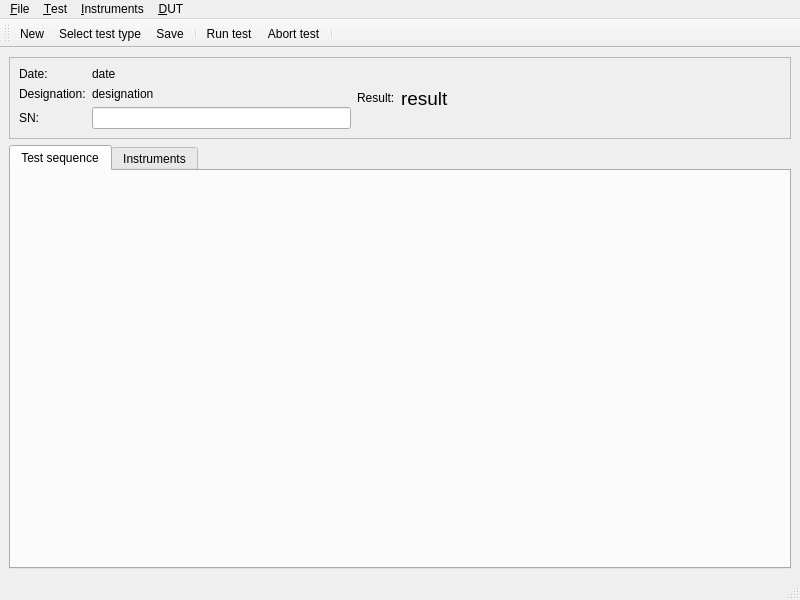
<?xml version="1.0" encoding="UTF-8"?>
<ui version="4.0">
 <class>mdtTtBasicTesterWindow</class>
 <widget class="QMainWindow" name="mdtTtBasicTesterWindow">
  <property name="geometry">
   <rect>
    <x>0</x>
    <y>0</y>
    <width>800</width>
    <height>600</height>
   </rect>
  </property>
  <property name="windowTitle">
   <string>Basic tester</string>
  </property>
  <widget class="QWidget" name="centralwidget">
   <layout class="QVBoxLayout" name="verticalLayout">
    <item>
     <widget class="QFrame" name="frame">
      <property name="frameShape">
       <enum>QFrame::StyledPanel</enum>
      </property>
      <property name="frameShadow">
       <enum>QFrame::Raised</enum>
      </property>
      <layout class="QHBoxLayout" name="horizontalLayout">
       <item>
        <layout class="QFormLayout" name="formLayout">
         <item row="0" column="0">
          <widget class="QLabel" name="lbDateLabel">
           <property name="text">
            <string>Date:</string>
           </property>
          </widget>
         </item>
         <item row="0" column="1">
          <widget class="QLabel" name="lbDate">
           <property name="text">
            <string>date</string>
           </property>
          </widget>
         </item>
         <item row="1" column="0">
          <widget class="QLabel" name="lbTestDesignationENLabel">
           <property name="text">
            <string>Designation:</string>
           </property>
          </widget>
         </item>
         <item row="1" column="1">
          <widget class="QLabel" name="lbTestDesignationEN">
           <property name="text">
            <string>designation</string>
           </property>
          </widget>
         </item>
         <item row="2" column="0">
          <widget class="QLabel" name="lbSN">
           <property name="text">
            <string>SN:</string>
           </property>
          </widget>
         </item>
         <item row="2" column="1">
          <widget class="QLineEdit" name="leSN">
           <property name="minimumSize">
            <size>
             <width>200</width>
             <height>0</height>
            </size>
           </property>
           <property name="maximumSize">
            <size>
             <width>300</width>
             <height>16777215</height>
            </size>
           </property>
          </widget>
         </item>
        </layout>
       </item>
       <item>
        <widget class="QLabel" name="lbTestResultLabel">
         <property name="text">
          <string>Result:</string>
         </property>
        </widget>
       </item>
       <item>
        <widget class="QLabel" name="lbTestResult">
         <property name="font">
          <font>
           <pointsize>14</pointsize>
          </font>
         </property>
         <property name="text">
          <string>result</string>
         </property>
        </widget>
       </item>
       <item>
        <spacer name="horizontalSpacer">
         <property name="orientation">
          <enum>Qt::Horizontal</enum>
         </property>
         <property name="sizeHint" stdset="0">
          <size>
           <width>40</width>
           <height>20</height>
          </size>
         </property>
        </spacer>
       </item>
      </layout>
     </widget>
    </item>
    <item>
     <widget class="QTabWidget" name="tabWidget">
      <property name="currentIndex">
       <number>0</number>
      </property>
      <widget class="QWidget" name="tbTestItem">
       <attribute name="title">
        <string>Test sequence</string>
       </attribute>
      </widget>
      <widget class="QWidget" name="tbInstruments">
       <attribute name="title">
        <string>Instruments</string>
       </attribute>
      </widget>
     </widget>
    </item>
   </layout>
  </widget>
  <widget class="QMenuBar" name="menubar">
   <property name="geometry">
    <rect>
     <x>0</x>
     <y>0</y>
     <width>800</width>
     <height>21</height>
    </rect>
   </property>
   <widget class="QMenu" name="menu_File">
    <property name="title">
     <string>&amp;File</string>
    </property>
    <addaction name="actClose"/>
   </widget>
   <widget class="QMenu" name="menu_Test">
    <property name="title">
     <string>&amp;Test</string>
    </property>
    <addaction name="actTestNew"/>
    <addaction name="actTestSetType"/>
    <addaction name="actTestView"/>
    <addaction name="actTestSave"/>
    <addaction name="separator"/>
    <addaction name="actTestRun"/>
    <addaction name="actTestAbort"/>
    <addaction name="separator"/>
   </widget>
   <widget class="QMenu" name="menu_Instruments">
    <property name="title">
     <string>&amp;Instruments</string>
    </property>
   </widget>
   <widget class="QMenu" name="menuDUT">
    <property name="title">
     <string>&amp;DUT</string>
    </property>
   </widget>
   <addaction name="menu_File"/>
   <addaction name="menu_Test"/>
   <addaction name="menu_Instruments"/>
   <addaction name="menuDUT"/>
  </widget>
  <widget class="QStatusBar" name="statusbar"/>
  <widget class="QToolBar" name="toolBar">
   <property name="windowTitle">
    <string>toolBar</string>
   </property>
   <attribute name="toolBarArea">
    <enum>TopToolBarArea</enum>
   </attribute>
   <attribute name="toolBarBreak">
    <bool>false</bool>
   </attribute>
   <addaction name="actTestNew"/>
   <addaction name="actTestSetType"/>
   <addaction name="actTestSave"/>
   <addaction name="separator"/>
   <addaction name="actTestRun"/>
   <addaction name="actTestAbort"/>
   <addaction name="separator"/>
  </widget>
  <action name="actClose">
   <property name="icon">
    <iconset theme="window-close">
     <normaloff/>
    </iconset>
   </property>
   <property name="text">
    <string>&amp;Close</string>
   </property>
   <property name="toolTip">
    <string>Close tester</string>
   </property>
  </action>
  <action name="actTestNew">
   <property name="icon">
    <iconset theme="document-new">
     <normaloff/>
    </iconset>
   </property>
   <property name="text">
    <string>&amp;New</string>
   </property>
   <property name="toolTip">
    <string>New test</string>
   </property>
  </action>
  <action name="actTestSetType">
   <property name="text">
    <string>&amp;Select test type</string>
   </property>
   <property name="toolTip">
    <string>Select test type</string>
   </property>
  </action>
  <action name="actTestRun">
   <property name="icon">
    <iconset theme="system-run">
     <normaloff/>
    </iconset>
   </property>
   <property name="text">
    <string>&amp;Run test</string>
   </property>
   <property name="toolTip">
    <string>Run test (complete)</string>
   </property>
  </action>
  <action name="actTestView">
   <property name="icon">
    <iconset theme="document-open">
     <normaloff/>
    </iconset>
   </property>
   <property name="text">
    <string>&amp;View a test</string>
   </property>
   <property name="toolTip">
    <string>View allready executed test</string>
   </property>
  </action>
  <action name="actTestAbort">
   <property name="icon">
    <iconset theme="process-stop">
     <normaloff/>
    </iconset>
   </property>
   <property name="text">
    <string>&amp;Abort test</string>
   </property>
  </action>
  <action name="actTestSave">
   <property name="icon">
    <iconset theme="document-save">
     <normaloff/>
    </iconset>
   </property>
   <property name="text">
    <string>&amp;Save</string>
   </property>
  </action>
 </widget>
 <resources/>
 <connections/>
</ui>
